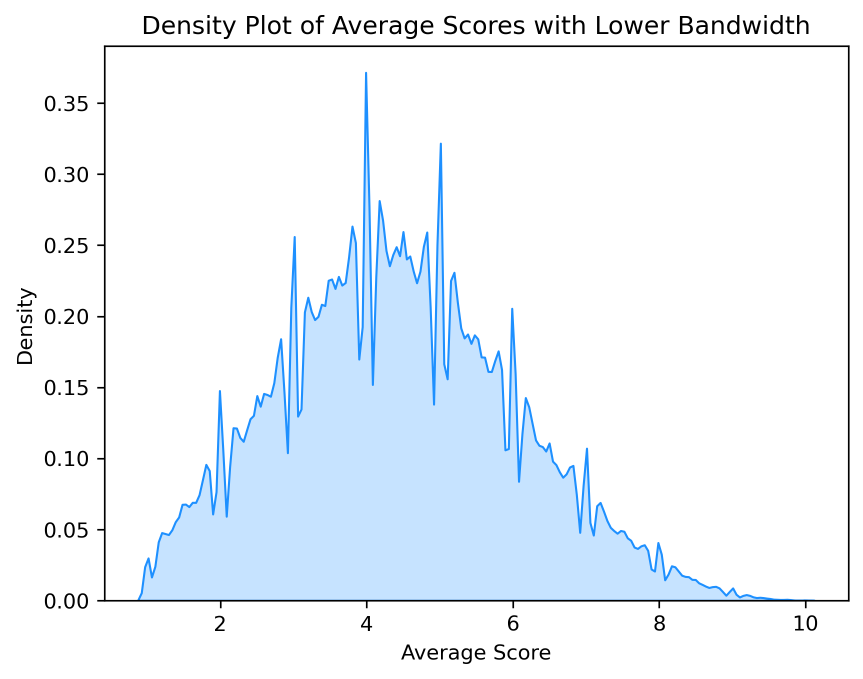
#> input picture src/data/average_score_density.png, 1726 x 1357 px (shown at 1/2 size)
$ python -i wikimedia_api_helpers.py   (imports and definitions only)
#> lines starting #> are read from the running program, lines starting #| are printed output that depends on the picture
#> further down, picture is the input picture: PIL image 1726x1357 RGBA; mean R, G, B, A 237, 243.8, 250.3, 255
import io
import math
import json
import time
import pickle
import cairosvg
import requests
import urllib.parse
import pandas as pd
from PIL import Image
from pathlib import Path

file_location_path = Path(__file__)
project_base_path = file_location_path.parent.parent.parent
token_file = project_base_path / 'wikimedia_auth.txt'

# [2 lines not run here, left out]

wikimedia_headers = {'User-Agent': 'WikimediaCallerBot/1.0 (josep.cunqueroorts@uzh.ch)'}
# [2 lines that did not run here, left out]

# [116 lines left out: functions get_image_title, add_ns6_title, acceptable_batch_list, generate_batches, call_api, not called in this run]

def center_crop(image: Image) -> Image:
    '''
    Takes a PIL image as input. Crops it to a square with side length equal
    to the shorter side of the original size, centered at the middle of the
    image. Returns that.
    '''
    width, height = image.size
#> width = 1726; height = 1357
    new_side = min(width, height)
#> new_side = 1357

    left = (width - new_side)/2
#> left = 184.5
    top = (height - new_side)/2
#> top = 0
    right = (width + new_side)/2
#> right = 1541.5
    bottom = (height + new_side)/2
#> bottom = 1357

    return image.crop((left, top, right, bottom))
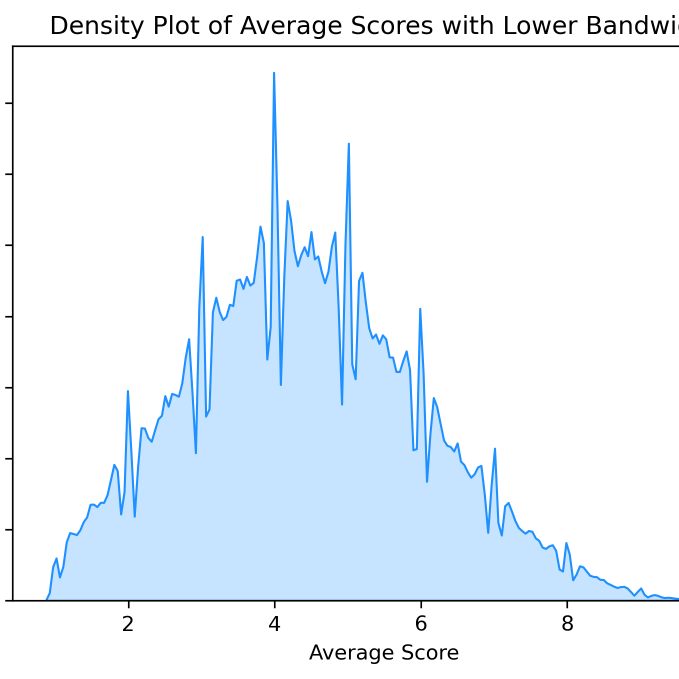
#> returned value: PIL image 1358x1357 RGBA (shown at 1/2 size); mean R, G, B, A 234, 242.6, 251, 255


def transform_image(image: Image) -> Image:
    '''
    Takes a PIL image, transforms it, and returns it. Transformations by now are:
        - center crop,
        - resize to 256x256, and
        - convert to RGB color mode (3 color channels: Red Green Blue).
    '''
    # TODO: what if operations fail?
    image = center_crop(image) # center crop (select a square with shorter side)
    image = image.resize((256, 256)) # resize to a 256x256 square
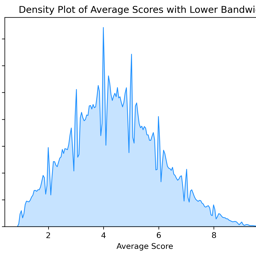
#> image: PIL image 256x256 RGBA; mean R, G, B, A 233.8, 242.5, 250.8, 255
    image = image.convert('RGB') # convert to RGB
#> image: PIL image 256x256 RGB
    return image

# [208 lines left out: functions store_metadata, download_image, has_missing_fields, download_batch, not called in this run]

>>> from PIL import Image
>>> picture = Image.open('../data/average_score_density.png')
>>> result = transform_image(picture)
